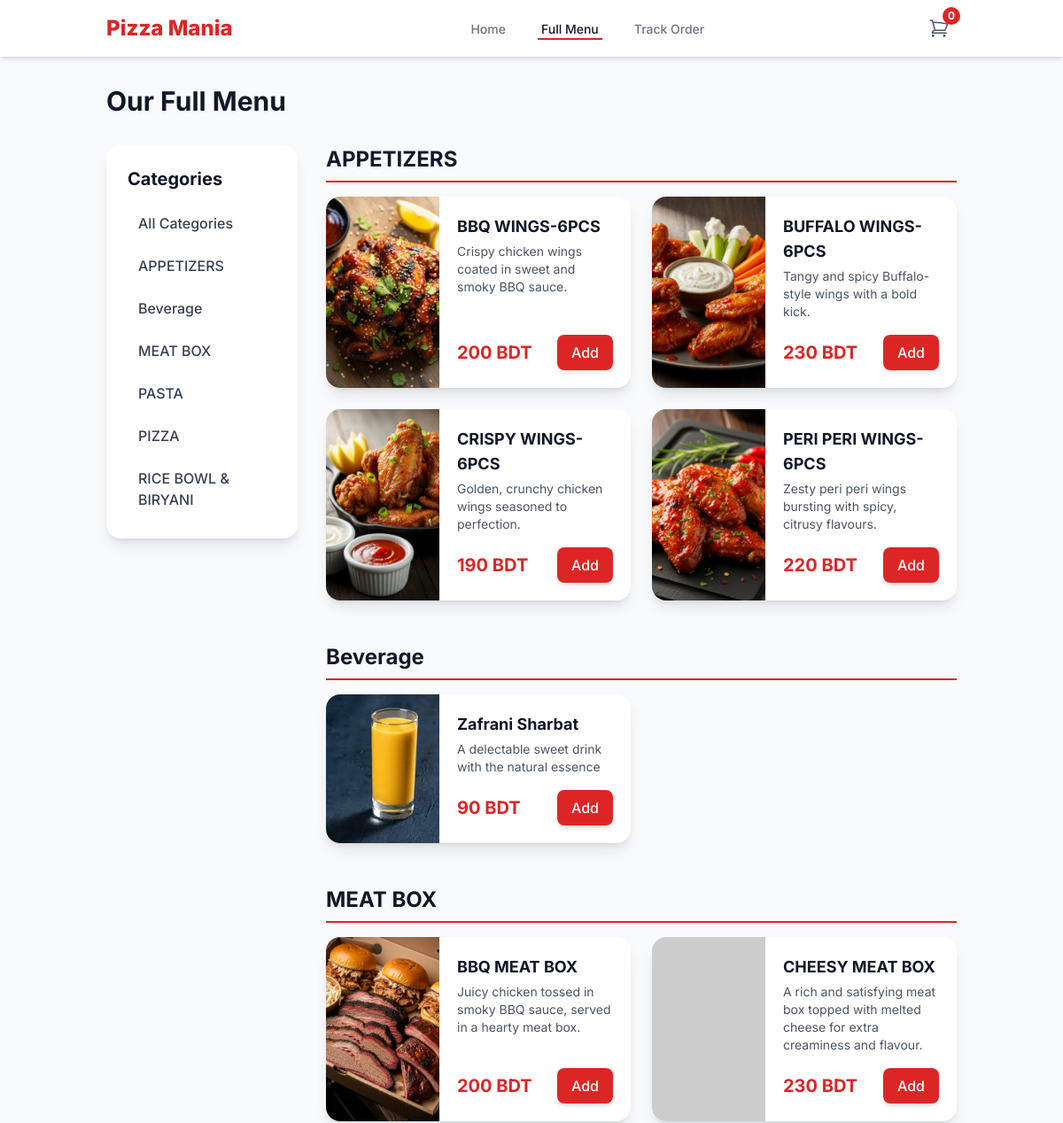
Page /menu.php (upper part) on the earlier database version.
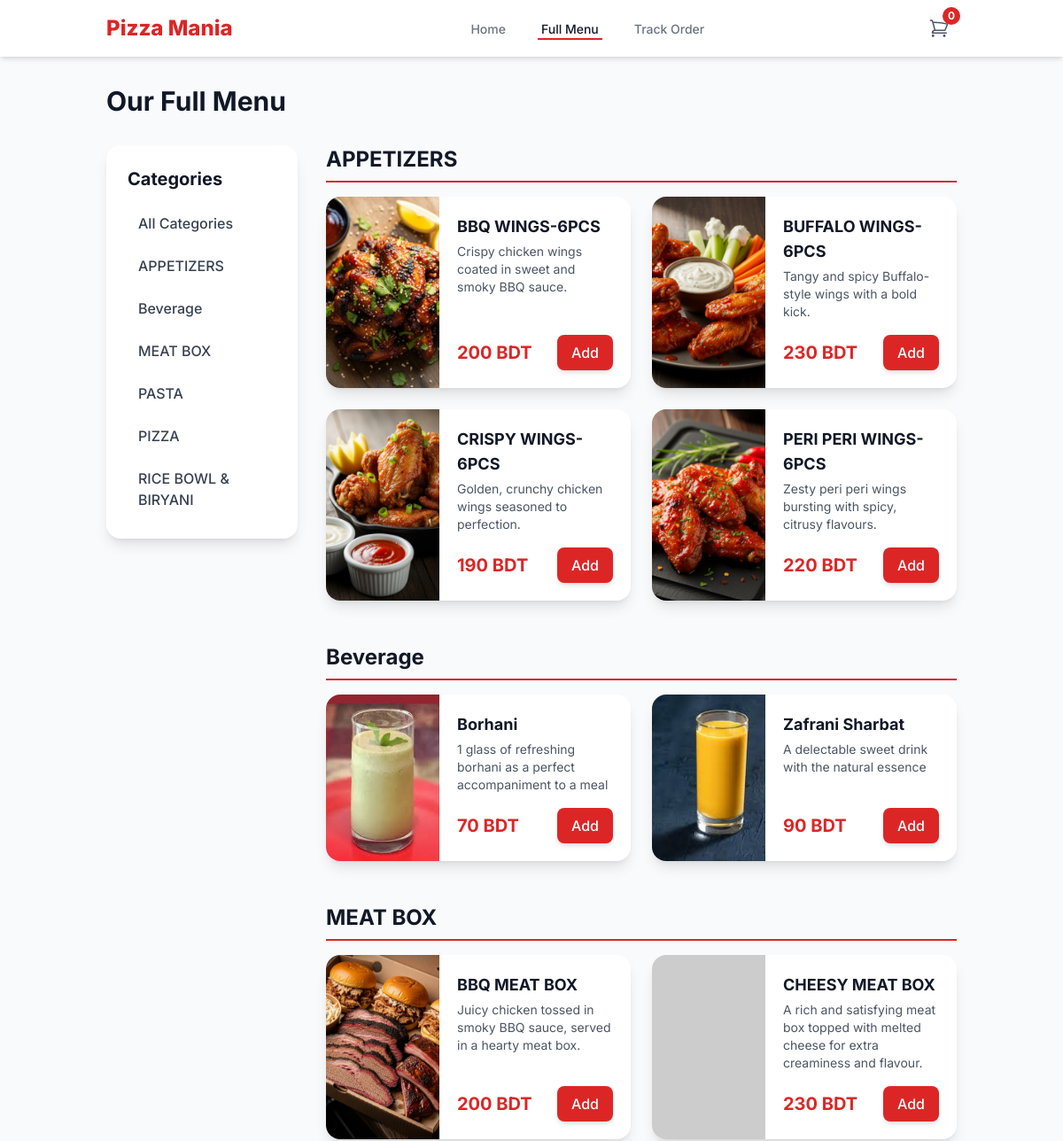
Same page on the later database version.
### tables this page shows
CREATE TABLE IF NOT EXISTS `categories` (
  `id` int NOT NULL AUTO_INCREMENT,
  `name` varchar(100) NOT NULL,
  `description` text,
  `image` varchar(255) DEFAULT NULL,
  `svg_icon` text,
  `is_visible` tinyint(1) NOT NULL DEFAULT '1',
  PRIMARY KEY (`id`)
);

CREATE TABLE IF NOT EXISTS `menu_items` (
  `id` int NOT NULL AUTO_INCREMENT,
  `category_id` int NOT NULL,
  `name` varchar(150) NOT NULL,
  `description` text,
  `price` decimal(10,2) NOT NULL,
  `image` varchar(255) DEFAULT NULL,
  `is_available` tinyint(1) NOT NULL DEFAULT '1',
  `is_featured` tinyint(1) NOT NULL DEFAULT '0',
  PRIMARY KEY (`id`),
  KEY `category_id` (`category_id`)
);

### config.php (called while the page is built, shortened)
<?php
$db = new mysqli(DB_HOST, DB_USER, DB_PASS, DB_NAME);
$db->set_charset("utf8mb4");
$settings = [];
$settings_query = $db->query("SELECT setting_key, setting_value FROM site_settings");
if ($settings_query) {
    while ($row = $settings_query->fetch_assoc()) {
        $settings[$row['setting_key']] = $row['setting_value'];
    }
} else {
    die("Error: Could not load site settings from database.");
}
function e($data) {
    return htmlspecialchars($data ?? '', ENT_QUOTES, 'UTF-8');
}
?>

### menu.php (the view, shortened to what the changed rows need)
<?php
require_once('includes/header.php');
function calculate_discounted_price($original_price, $settings) {
    if (empty($settings['global_discount_active']) || $settings['global_discount_active'] == '0' || empty($settings['global_discount_value']) || $settings['global_discount_value'] <= 0) {
        return $original_price;
    }
    $new_price = $original_price;
    return ($new_price > 0) ? $new_price : 0;
}
$page_heading = 'Our Full Menu';
$categories = [];
$sql_cat = "SELECT id, name FROM categories WHERE is_visible = 1 ORDER BY name ASC";
$result_cat = $db->query($sql_cat);
if ($result_cat) {
    while ($row = $result_cat->fetch_assoc()) {
        $categories[] = $row;
    }
}
$menu = [];
$sql_menu = "SELECT
                c.id as category_id,
                c.name as category_name,
                m.id as item_id,
                m.name as item_name,
                m.description as item_description,
                m.price as item_price,
                m.image as item_image
             FROM menu_items m
             JOIN categories c ON m.category_id = c.id
             WHERE m.is_available = 1 AND c.is_visible = 1";
$sql_menu .= " ORDER BY c.name ASC, m.name ASC";
$result_menu = $db->query($sql_menu);
if ($result_menu) {
    while ($row = $result_menu->fetch_assoc()) {
        $original_price = (float)$row['item_price'];
        $discounted_price = calculate_discounted_price($original_price, $settings);
        $row['original_price'] = $original_price;
        $row['item_price'] = $discounted_price;
        $row['has_discount'] = ($discounted_price < $original_price);
        $menu[$row['category_name']][] = $row;
    }
}
?>
<h1 id="menu-heading" class="text-3xl font-bold text-gray-900 mb-8"><?php echo e($page_heading); ?></h1>
<div class="grid grid-cols-1 lg:grid-cols-4 gap-8">
    <aside class="lg:col-span-1">
        <div class="bg-white p-6 rounded-2xl shadow-lg sticky top-24">
            <h2 class="text-xl font-bold text-gray-900 mb-4">Categories</h2>
            <ul class="space-y-2">
                <?php foreach ($categories as $category): ?>
                <li>
                    <a href="#category-<?php echo e($category['id']); ?>" class="block px-3 py-2 rounded-lg font-medium text-gray-700 hover:bg-gray-100">
                        <?php echo e($category['name']); ?>
                    </a>
                </li>
                <?php endforeach; ?>
            </ul>
        </div>
    </aside>
    <div class="lg:col-span-3 space-y-12">
        <?php if (empty($menu)): ?>
            <div class="bg-white p-8 rounded-2xl shadow-lg text-center">
                <h3 class="text-xl font-bold text-gray-900">No Items Found</h3>
                <p class="text-gray-600 mt-2">
                    Our menu is currently empty. Please check back later!
                </p>
            </div>
        <?php else: ?>
            <?php foreach ($menu as $category_name => $items): ?>
                <section id="category-<?php echo e($items[0]['category_id']); ?>">
                    <h2 class="text-2xl font-bold text-gray-900 mb-4 pb-2 border-b-2 border-brand-red">
                        <?php echo e($category_name); ?>
                    </h2>
                    <div class="grid grid-cols-1 md:grid-cols-2 gap-6">
                        <?php foreach ($items as $item): ?>
                            <div id="item-<?php echo e($item['item_id']); ?>" class="bg-white rounded-2xl shadow-lg overflow-hidden flex">
                                <img
                                    src="<?php echo e(BASE_URL . ($item['item_image'] ?? 'https://placehold.co/150x150/EFEFEF/AAAAAA?text=No+Image')); ?>"
                                    alt="<?php echo e($item['item_name']); ?>"
                                    class="w-32 h-full object-cover"
                                    onerror="this.src='https://placehold.co/150x150/EFEFEF/AAAAAA?text=No+Image'"
                                >
                                <div class="p-5 flex flex-col justify-between w-full">
                                    <div>
                                        <h3 class="text-lg font-bold text-gray-900"><?php echo e($item['item_name']); ?></h3>
                                        <p class="text-sm text-gray-600 mt-1"><?php echo e($item['item_description']); ?></p>
                                    </div>
                                    <div class="flex justify-between items-center mt-4">
                                        <span class="text-xl font-bold text-brand-red">
                                            <?php if ($item['has_discount']): ?>
                                                <?php echo e(number_format($item['item_price'], 0)); ?> BDT
                                                <span class="text-sm text-gray-500 line-through ml-1"><?php echo e(number_format($item['original_price'], 0)); ?></span>
                                            <?php else: ?>
                                                <?php echo e(number_format($item['item_price'], 0)); ?> BDT
                                            <?php endif; ?>
                                        </span>
                                        <button
                                            onclick="openItemModal(<?php echo e($item['item_id']); ?>, '<?php echo e(addslashes($item['item_name'])); ?>', <?php echo e($item['item_price']); ?>)"
                                            class="px-4 py-2 bg-brand-red text-white font-medium rounded-lg shadow-md hover:bg-red-700 transition-all transform hover:scale-105 <?php echo ($store_is_open == '0') ? 'hidden' : ''; ?>">
                                            Add
                                        </button>
                                    </div>
                                </div>
                            </div>
                        <?php endforeach; ?>
                    </div>
                </section>
            <?php endforeach; ?>
        <?php endif; ?>
    </div>
</div>
<?php
require_once('includes/footer.php');
?>

Differences in the rows shown:
no longer on one of the page's lists (row unchanged): menu_items: name "Zafrani Sharbat", description "A delectable sweet drink with the natural essence", price "90"
now on this page (row edited): menu_items: category_name "Beverage", image (picture), name "Borhani", description "1 glass of refreshing borhani as a perfect accompaniment to a meal", price "70", menu_items (image (picture), name "Zafrani Sharbat", description "A delectable sweet drink with the natural essence", price "90")
